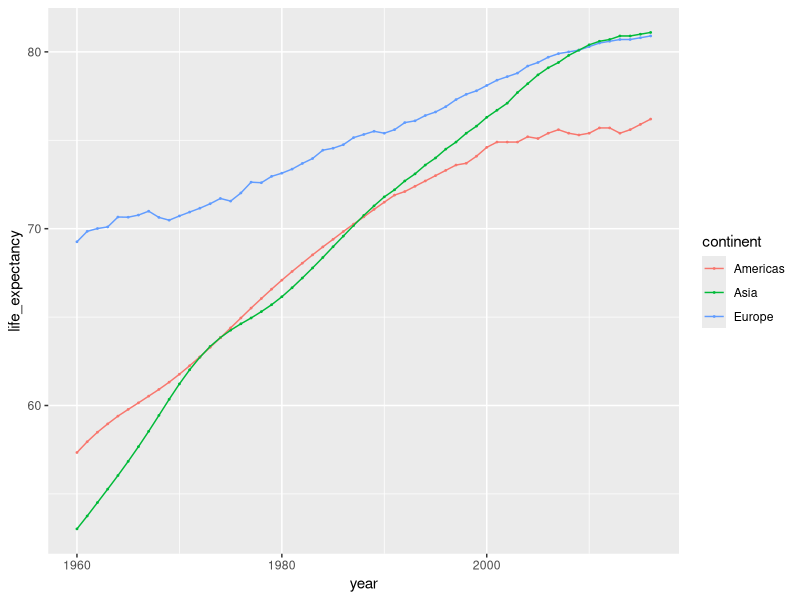
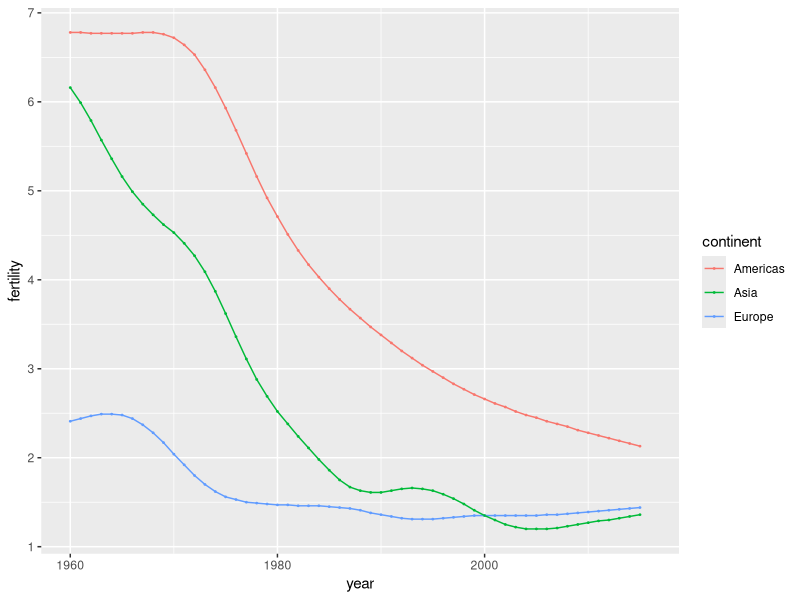
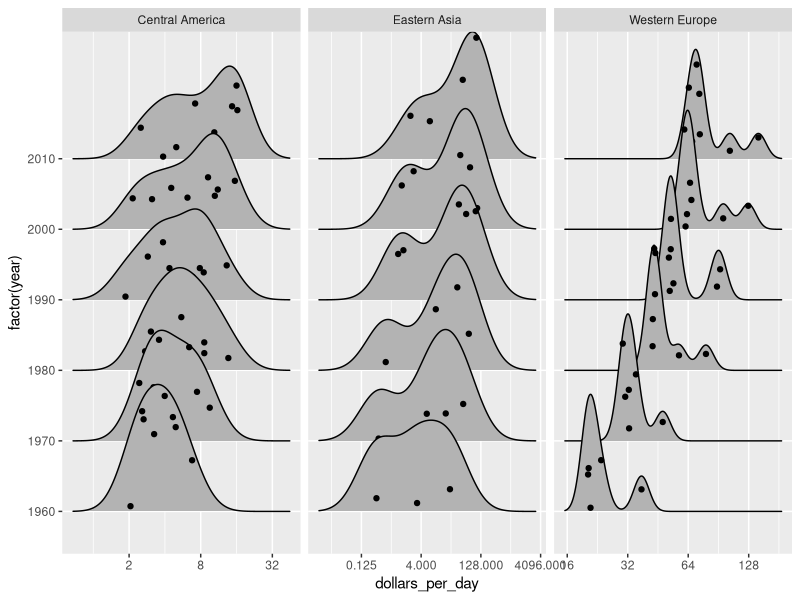

Generate these figures, in order, with R:
library(dslabs)
library(magrittr)
library(ggplot2)
library(tidyverse)
library(ggridges)
data(gapminder)

ymin <- 1960
ymax <- 2016
colorBy <- "continent"
  
gapminder %>%
  filter( country %in% c("Mexico", "South Korea", "Germany") ) %>%
  ggplot( aes( year, life_expectancy, col=get(colorBy), group=country )) +
  geom_point( size=0.3 ) +
  geom_line( ) +
  xlim(c(ymin, ymax)) +
  labs(col=colorBy)

gapminder %>%
  filter( country %in% c("Mexico", "South Korea", "Germany") ) %>%
  ggplot( aes( year, fertility, col=get(colorBy), group=country )) +
  geom_point( size=0.3 ) +
  geom_line( ) +
  xlim(c(ymin, ymax)) +
  labs(col=colorBy)


keep_regions <- gapminder %>%
  filter( country %in% c("Mexico", "South Korea", "Germany") ) %>%
  pull( region ) %>%
  as.character %>%
  unique

gapminder %>%
  mutate( dollars_per_day=gdp/population/365 ) %>%
  filter( year %in% seq(1960, 2010, 10), 
          !is.na(dollars_per_day), 
          region %in% keep_regions ) %>%
  filter( between(year, ymin, ymax) ) %>%
  ggplot( aes( dollars_per_day, factor(year) ) ) +
  scale_x_continuous(trans = "log2")  +
  geom_density_ridges(jittered_points = TRUE) +
  facet_grid( ~region, scales="free")

gapminder %>%
  mutate( dollars_per_day=gdp/population/365 ) %>%
  filter( 
    country %in% c("Mexico", "South Korea", "Germany"), 
    between( year, ymin, ymax) )
